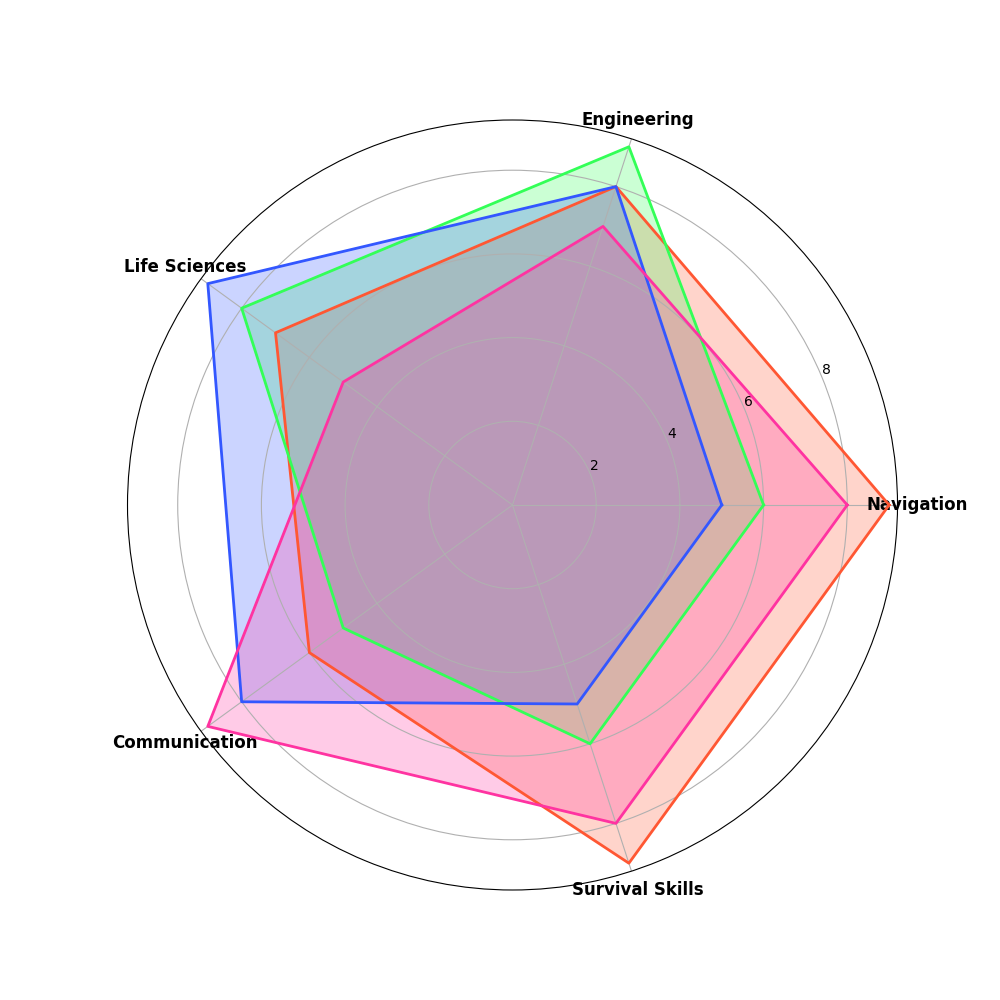

Write the Python code that produced this figure.
import matplotlib.pyplot as plt
import numpy as np
from math import pi

# Skill categories
categories = ['Navigation', 'Engineering', 'Life Sciences', 'Communication', 'Survival Skills']
num_skills = len(categories)

# Skill levels for each team
apollo_astronauts = [9, 8, 7, 6, 9]
mars_rover_engineers = [6, 9, 8, 5, 6]
iss_scientists = [5, 8, 9, 8, 5]
spacex_pilots = [8, 7, 5, 9, 8]

# Data preparation for radar chart
data = np.array([apollo_astronauts, mars_rover_engineers, iss_scientists, spacex_pilots])
data = np.concatenate((data, data[:, [0]]), axis=1)

# Calculate angles for each skill
angles = np.linspace(0, 2 * pi, num_skills, endpoint=False).tolist()
angles += angles[:1]

# Create radar chart
fig, ax = plt.subplots(figsize=(10, 10), subplot_kw=dict(polar=True))

# Define colors
colors = ['#FF5733', '#33FF57', '#3357FF', '#FF33A1']

# Plot each team's skill levels
for i, color in enumerate(colors):
    ax.fill(angles, data[i], color=color, alpha=0.25)
    ax.plot(angles, data[i], color=color, linewidth=2)

# Label skill categories
ax.set_xticks(angles[:-1])
ax.set_xticklabels(categories, fontsize=12, fontweight='bold')

# Display the radar chart
plt.show()
